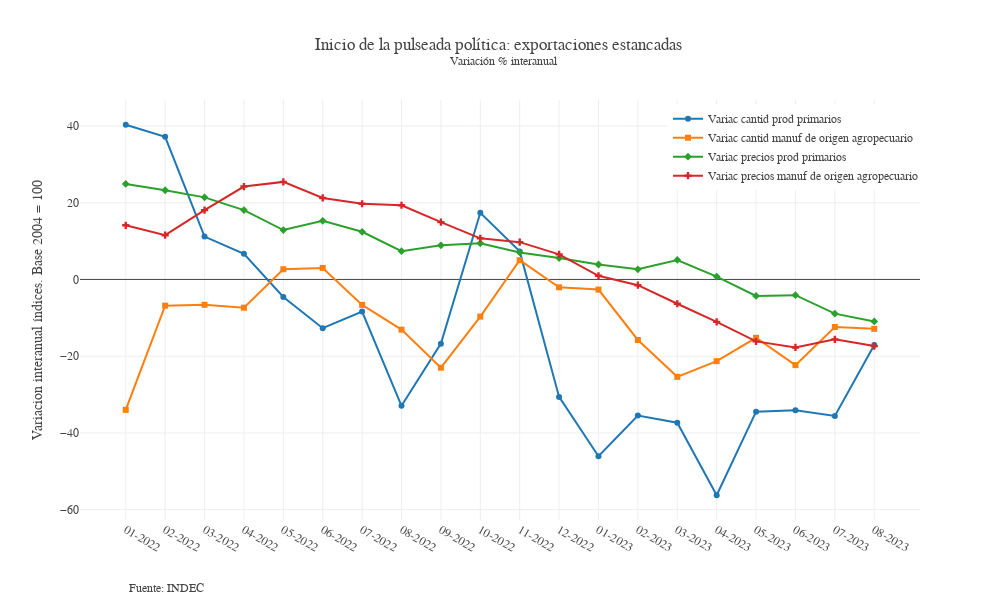

The notebook cell this image was saved under:
### Code cell
df_mensual_rubro_indices_filtrado=df_mensual_rubro_indices[df_mensual_rubro_indices.anio>'2021']
x = df_mensual_rubro_indices_filtrado["fecha"]
#Datos
IIX_grafico = go.Figure()

IIX_grafico.add_trace(go.Scatter( name = "Variac cantid prod primarios", x=x, 
y=df_mensual_rubro_indices_filtrado["var_q_pp"], mode = "lines+markers", marker_symbol=0))
IIX_grafico.add_trace(go.Scatter( name = "Variac cantid manuf de origen agropecuario", x=x, 
y=df_mensual_rubro_indices_filtrado["var_q_moa"], mode = "lines+markers", marker_symbol=1))
IIX_grafico.add_trace(go.Scatter( name = "Variac precios prod primarios", x=x, 
y=df_mensual_rubro_indices_filtrado["var_p_pp"], mode = "lines+markers", marker_symbol=2))
IIX_grafico.add_trace(go.Scatter( name = "Variac precios manuf de origen agropecuario", x=x, 
y=df_mensual_rubro_indices_filtrado["var_p_moa"], mode = "lines+markers", marker_symbol=3))

#Propiedades
IIX_grafico.update_xaxes(showgrid=True)
IIX_grafico.update_yaxes(title_text="Variacion interanual índices. Base 2004 = 100")
IIX_grafico.update_layout(separators=",.", font_family="Georgia",  
# margin ={'t': 0},
height=600, width=1000,
# xaxis_range = [1989.5,2021.5],
xaxis = dict(tickmode = "linear"),
template = 'none',
title_text="Inicio de la pulseada política: exportaciones estancadas <br> <sup> Variación % interanual",
legend = dict(yanchor="top",y=0.99, xanchor="left",x=0.7)
)

#Nota al pie
note = 'Fuente: INDEC'
IIX_grafico.add_annotation(showarrow=False, text=note,font=dict(size=12), xref='paper',x=0.15,yref='paper', y=-0.18, 
                           xanchor='right', yanchor='auto', xshift=0, yshift=0,)

### Figure 1 — Plotly figure (JSON) as saved in the notebook; plotly's stock layout.template omitted (floating-point values rounded to 4 significant figures)
{"data": [{"marker": {"symbol": 0}, "mode": "lines+markers", "name": "Variac cantid prod primarios", "type": "scatter", "x": ["01-2022", "02-2022", "03-2022", "04-2022", "05-2022", "06-2022", "07-2022", "08-2022", "09-2022", "10-2022", "11-2022", "12-2022", "01-2023", "02-2023", "03-2023", "04-2023", "05-2023", "06-2023", "07-2023", "08-2023"], "y": [40.32, 37.18, 11.17, 6.705, -4.576, -12.7, -8.358, -32.94, -16.73, 17.37, 7.316, -30.61, -46.08, -35.45, -37.34, -56.25, -34.45, -34.09, -35.59, -17.09]}, {"marker": {"symbol": 1}, "mode": "lines+markers", "name": "Variac cantid manuf de origen agropecuario", "type": "scatter", "x": ["01-2022", "02-2022", "03-2022", "04-2022", "05-2022", "06-2022", "07-2022", "08-2022", "09-2022", "10-2022", "11-2022", "12-2022", "01-2023", "02-2023", "03-2023", "04-2023", "05-2023", "06-2023", "07-2023", "08-2023"], "y": [-33.99, -6.824, -6.605, -7.357, 2.666, 3.01, -6.629, -13.08, -23.0, -9.681, 5.008, -2.045, -2.643, -15.78, -25.38, -21.31, -15.2, -22.33, -12.4, -12.88]}, {"marker": {"symbol": 2}, "mode": "lines+markers", "name": "Variac precios prod primarios", "type": "scatter", "x": ["01-2022", "02-2022", "03-2022", "04-2022", "05-2022", "06-2022", "07-2022", "08-2022", "09-2022", "10-2022", "11-2022", "12-2022", "01-2023", "02-2023", "03-2023", "04-2023", "05-2023", "06-2023", "07-2023", "08-2023"], "y": [24.89, 23.25, 21.4, 18.07, 12.88, 15.28, 12.43, 7.36, 8.888, 9.406, 7.04, 5.569, 3.898, 2.643, 5.081, 0.7467, -4.295, -4.107, -8.911, -10.95]}, {"marker": {"symbol": 3}, "mode": "lines+markers", "name": "Variac precios manuf de origen agropecuario", "type": "scatter", "x": ["01-2022", "02-2022", "03-2022", "04-2022", "05-2022", "06-2022", "07-2022", "08-2022", "09-2022", "10-2022", "11-2022", "12-2022", "01-2023", "02-2023", "03-2023", "04-2023", "05-2023", "06-2023", "07-2023", "08-2023"], "y": [14.12, 11.54, 18.08, 24.21, 25.43, 21.24, 19.73, 19.34, 14.94, 10.71, 9.724, 6.541, 0.964, -1.494, -6.335, -11.06, -16.14, -17.73, -15.61, -17.37]}], "layout": {"annotations": [{"font": {"size": 12}, "showarrow": false, "text": "Fuente: INDEC", "x": 0.15, "xanchor": "right", "xref": "paper", "xshift": 0, "y": -0.18, "yanchor": "auto", "yref": "paper", "yshift": 0}], "font": {"family": "Georgia"}, "height": 600, "legend": {"x": 0.7, "xanchor": "left", "y": 0.99, "yanchor": "top"}, "separators": ",.", "title": {"text": "Inicio de la pulseada política: exportaciones estancadas <br> <sup> Variación % interanual"}, "width": 1000, "xaxis": {"showgrid": true, "tickmode": "linear"}, "yaxis": {"title": {"text": "Variacion interanual índices. Base 2004 = 100"}}}}
